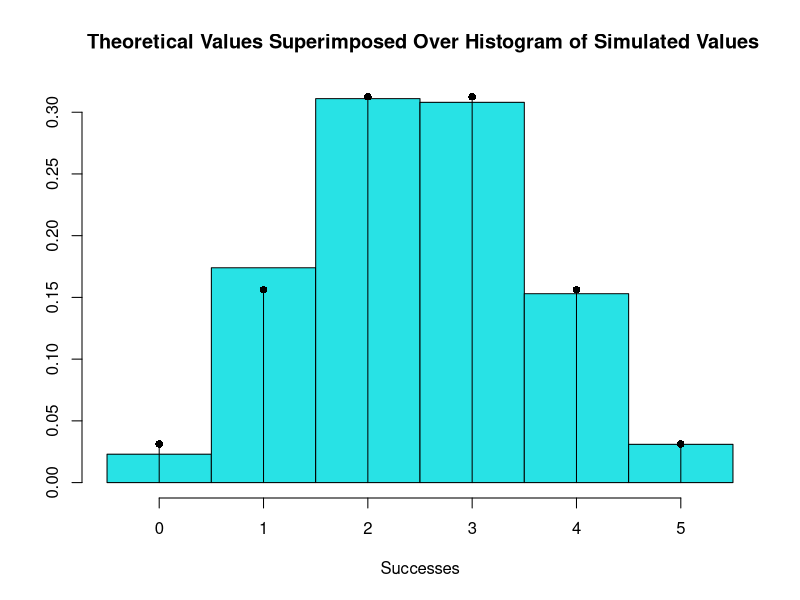
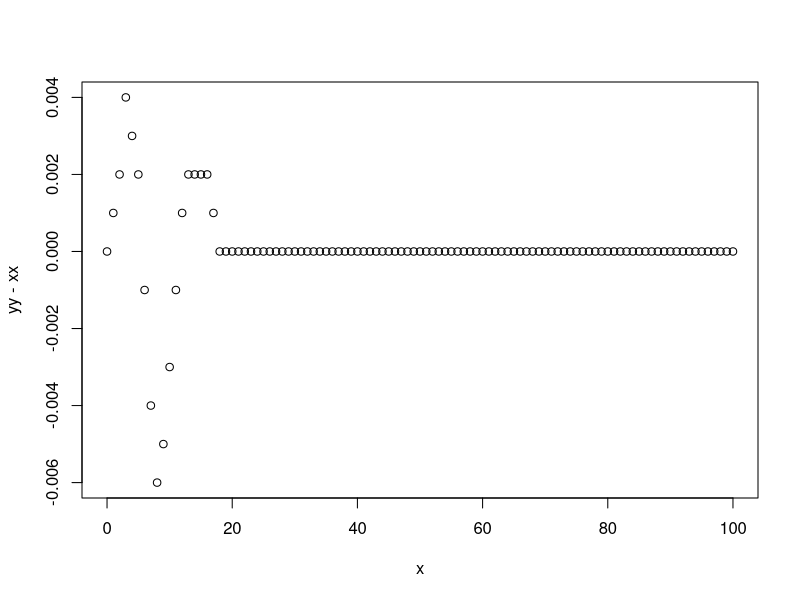
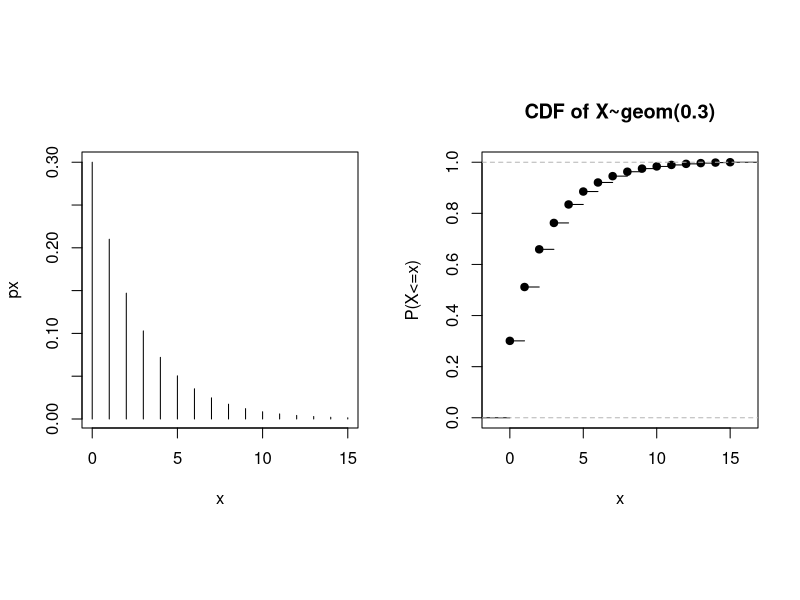
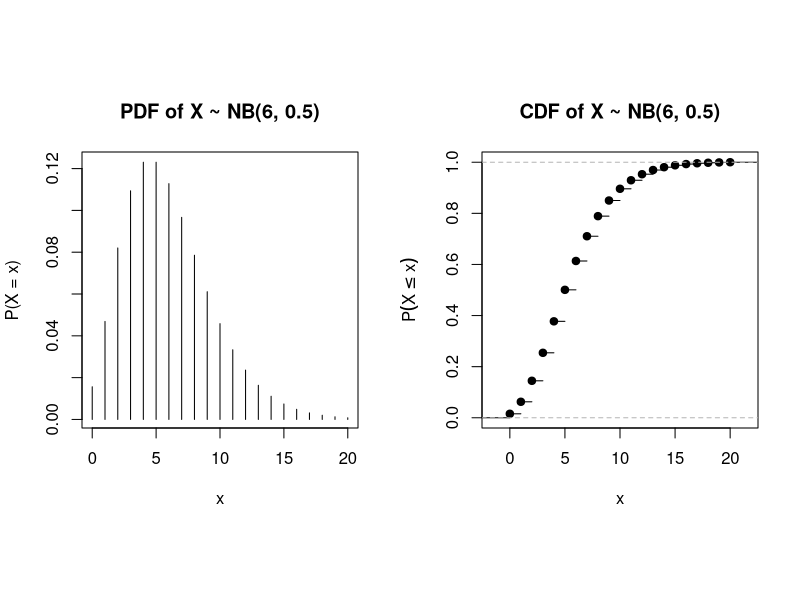

These charts were generated, in order, by the following R code: (Note: this script raises an error after producing the figures.)
bino.gen <- function (samples = 10000, n = 20, pi = 0.5)
{
  #�ڣ�0��1������samples*n�οɷŻ�ʵ�顣
  values <- sample(c(0, 1), samples * n, replace = TRUE,
                   prob = c(1 - pi, pi)) 
  #��������������Ϊn
  value.mat <- matrix(values, ncol = n)
  #������value.mat �е�ֵӦ��sum�������߽�Ϊ1
  Successes <- apply(value.mat, 1, sum)
  a1 <- round((table(Successes)/samples), 3)
  b1 <- round(dbinom(0:n, n, pi), 3)
  names(b1) <- 0:n
  hist(Successes, breaks = c((-0.5 + 0):(n + 0.5)), freq = FALSE,
       ylab = "", col = 13, ylim = c(0, max(a1, b1)),
       main = " Theoretical Values Superimposed Over Histogram of Simulated Values")
  x <- 0:n
  fx <- dbinom(x, n, pi)
  #��ֱ��ͼÿ����Ŀ���м���Ӵ�ֱ��
  lines(x, fx, type = "h")
  #��ֱ��ͼÿ����ߵ����ʵ��Բ��
  lines(x, fx, type = "p", pch = 16)
  list(simulated.distribution = a1, theoretical.distribution = b1)
} 
set.seed(31)
bino.gen(sample=1000,n=5,p=0.5)

#rbinom() looks more like normal distribution
set.seed(123)
x<-rbinom(1000,5,0.5)
table(x)/1000


#p(6<=x<=10)
sum(dbinom(6:10,10,0.33))
#1-p(x<=5)
1-pbinom(5,10,0.33)
#���߻���Ϊȫ��



1 - ppois(q = 7, lambda = 4)
ppois(q = 7, lambda = 4, lower = FALSE)
ppois(q = 3, lambda = 8)
ppois(q=3,lambda = 8,lower = TRUE)

?dpois

size <- 100;p<- 0.08;n<- 100
x<- 0:size
xx<- round(dbinom(x,n,p),3)
yy<- round(dpois(x,p*n,1/2),3)

plot(x,yy-xx,type = 'p')



opar<-  par(no.readonly = TRUE)
par(mfrow=c(1,2),pty='s')
x<- 0:15
px<- dgeom(x,.3)
plot(x,px,type = 'h')
xs<-rep(0:15,round(dgeom(0:15,.3)*100000,0))
#�ظ�1-15�е�����ÿ����Ӧ0-15 p=0.3���ηֲ�100000����������
plot(ecdf(xs),main='CDF of X~geom(0.3)',ylab = 'P(X<=x)')
#ecdf���㾭����۷ֲ�����




opar <- par(no.readonly = TRUE)
par(mfrow=c(1, 2), pty = "s")
x <- 0:20
r <- 6
px <- dnbinom(x, r, .5)
plot(x, px, type = "h", xlab = "x", ylab="P(X = x)",
  main = "PDF of X ~ NB(6, 0.5)")
xs <- rep(0:20, round(dnbinom(0:20, r, 0.5)*100000, 0))
plot(ecdf(xs), main = "CDF of X ~ NB(6, 0.5)",
     ylab = expression(P(X <=x)),
     xlab = "x")
par(opar)# reset to original parameters

table(quine$Age)
xtabs(~Age,data=quine)
opar <- par(no.readonly = TRUE) # read in current parameters
par(mfrow=c(2, 2)) # change parameters
barplot(xtabs(~ Age, data = quine), col = "gray90", xlab = "Age",ylab = "Frequency")
barplot(prop.table(xtabs(~ Age, data = quine)), col = "gray90", xlab = "Age", ylab = "Relative Frequency")
par(opar)# reset to original parameters

factorial(7)/(factorial(2))

pnorm(115, 100, 10) - pnorm(90, 100, 10)
qnorm(0.9, 100, 10)
qnorm(0.1 + pnorm(105, 100, 10), 100, 10)

x<-(0:100)/100
px1<-dbinom(3,5,x)
px2<-dbinom(2,3,x)
plot(x, px2, type = "l", xlab = "x", ylab="P(X = x)",main = "PDF of X~Bin(2,3,x) and X~Bin(3,5,x)",col="blue")
lines(x,px1,col="red")
